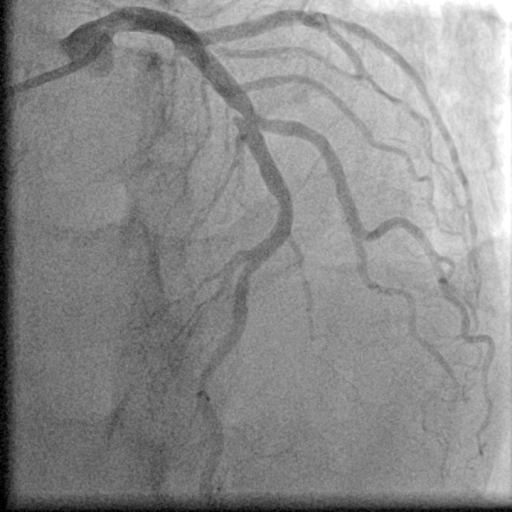
#> input picture data/raw/data/syntax/test/images/102.png, 512 x 512 px
$ python -i pipeline.py   (imports and definitions only)   (older library calls are emulated)
#> lines starting #> are read from the running program, lines starting #| are printed output that depends on the picture
### src/preprocessing.py
"""Preprocessing: validation, normalization, noise reduction."""
from __future__ import annotations

import numpy as np
import cv2
from .config import PipelineConfig, DEFAULT_CONFIG
from .io_utils import to_float32, robust_normalize, validate_16bit


def validate_and_prepare(img: np.ndarray, cfg: PipelineConfig = DEFAULT_CONFIG) -> np.ndarray:
    """Validate input and convert to float32 working representation."""
    ok, msg = validate_16bit(img)
    if not ok:
        raise ValueError(f"Invalid input image: {msg}")
    return to_float32(img)


def denoise(img: np.ndarray, cfg: PipelineConfig = DEFAULT_CONFIG) -> np.ndarray:
    """Lightweight noise reduction that preserves thin vessels.

    Uses small Gaussian blur by default (fast). Bilateral is optional
    but more expensive and disabled for real-time targets.
    """
    if cfg.use_bilateral:
        # Bilateral works on 8-bit; convert carefully
        vis = robust_normalize(img)
        u8 = (vis * 255).astype(np.uint8)
        den = cv2.bilateralFilter(
            u8, cfg.bilateral_d, cfg.bilateral_sigma_color, cfg.bilateral_sigma_space
        )
        # Map back approximately
        return den.astype(np.float32) / 255.0 * (img.max() - img.min()) + img.min()

    k = cfg.gaussian_ksize
    if k % 2 == 0:
        k += 1
    return cv2.GaussianBlur(img, (k, k), cfg.gaussian_sigma)


def normalize_for_processing(
    img: np.ndarray, cfg: PipelineConfig = DEFAULT_CONFIG
) -> np.ndarray:
    """Robust percentile normalization to [0, 1] for subsequent stages."""
    return robust_normalize(img, cfg.percentile_low, cfg.percentile_high)

### src/io_utils.py
"""I/O utilities for 16-bit grayscale medical images."""
from __future__ import annotations

import logging
from pathlib import Path
from typing import Optional, Tuple, Union

import cv2
import numpy as np

logger = logging.getLogger(__name__)


# [23 lines left out: function read_image, not called in this run]


def validate_16bit(img: np.ndarray) -> Tuple[bool, str]:
    """Validate that the image is 16-bit grayscale (or convertible).

    Returns (is_valid, message).
    Accepts uint16 and also float32/64 in [0, 65535] range for intermediate use.
    """
    if img is None or img.size == 0:
        return False, "Empty or None image"
    if img.ndim != 2:
        return False, f"Expected 2D grayscale, got shape {img.shape}"
    if img.dtype == np.uint16:
        return True, "uint16 grayscale"
    if img.dtype == np.uint8:
        return True, "uint8 grayscale (accepted and promoted)"
    if img.dtype == np.int16:
        if int(img.min()) < 0:
            return False, "int16 image contains negative values"
        return True, "int16 grayscale (accepted and promoted)"
    if img.dtype in (np.float32, np.float64):
        if not np.isfinite(img).all():
            return False, "floating-point image contains NaN or infinity"
        if float(img.min()) < 0.0 or float(img.max()) > 65535.0:
            return False, "floating-point image must be in [0, 65535]"
        return True, f"Accepted dtype {img.dtype} (will be handled)"
    return False, f"Unsupported dtype {img.dtype}"


def to_float32(img: np.ndarray) -> np.ndarray:
    """Convert to float32 in original intensity range (no forced 0-1)."""
    if img.dtype == np.float32:
        return img
    return img.astype(np.float32)


def robust_normalize(
    img: np.ndarray,
    p_low: float = 1.0,
    p_high: float = 99.0,
    out_range: Tuple[float, float] = (0.0, 1.0),
) -> np.ndarray:
    """Percentile-based robust normalization to avoid outlier clipping.

    Preserves relative vessel contrast better than min-max on noisy data.
    """
    img = to_float32(img)
    # A bounded sample keeps percentile windowing predictable for live frames.
    flat = img.reshape(-1)
    stride = max(1, flat.size // 65536)
    sample = flat[::stride]
    lo = np.percentile(sample, p_low)
    hi = np.percentile(sample, p_high)
    if hi <= lo:
        hi = lo + 1.0
    out = (img - lo) / (hi - lo)
    out = np.clip(out, 0.0, 1.0)
    if out_range != (0.0, 1.0):
        out = out * (out_range[1] - out_range[0]) + out_range[0]
    return out


# [36 lines left out: functions to_uint16, to_uint8_vis, save_image, not called in this run]

### src/background_suppression.py
"""Background estimation and anatomical structure suppression.

Targets low-frequency background, ribs, spine and large lung fields
while attempting to preserve thin high-frequency vessel structures.
"""
from __future__ import annotations

import numpy as np
import cv2
from .config import PipelineConfig, DEFAULT_CONFIG


def estimate_background(img: np.ndarray, cfg: PipelineConfig = DEFAULT_CONFIG) -> np.ndarray:
    """Estimate large-scale background via heavy Gaussian / box blur.

    Fast approximation of low-frequency illumination and soft-tissue.
    """
    k = cfg.bg_ksize
    if k % 2 == 0:
        k += 1
    # OpenCV GaussianBlur is highly optimized
    return cv2.GaussianBlur(img, (k, k), cfg.bg_sigma)


# [58 lines left out: functions subtract_background, morphological_background_suppression, suppress_large_structures, not called in this run]


def suppress_anatomical_background(
    img: np.ndarray, cfg: PipelineConfig = DEFAULT_CONFIG
) -> tuple[np.ndarray, np.ndarray]:
    """Suppress broad anatomy and return the processed image plus a mask.

    The large Gaussian removes slowly varying lung/soft-tissue illumination.
    A large elliptical opening estimates bright rib/spine structures without
    erasing narrow vessels. The mask is diagnostic and is intentionally kept
    separate from vessel enhancement so the two operations remain inspectable.
    """
    img = np.asarray(img, dtype=np.float32)
    low_frequency = estimate_background(img, cfg)
    high_pass = img - low_frequency

    k = max(3, int(cfg.anatomy_open_ksize) | 1)
    kernel = cv2.getStructuringElement(cv2.MORPH_ELLIPSE, (k, k))
    # Box filtering is substantially faster than a morphology opening on
    # CPU while still estimating broad bright anatomy for attenuation.
    bright_anatomy = cv2.boxFilter(img, -1, (k, k), normalize=True)
    bright_anatomy = np.maximum(bright_anatomy - low_frequency, 0.0)
    anatomy_mask = np.clip(bright_anatomy * (1.0 + 2.0 * cfg.anatomy_suppression), 0.0, 1.0)

    # Keep dark vessel detail while attenuating bright broad structures.
    processed = high_pass - cfg.anatomy_suppression * bright_anatomy
    processed = cv2.GaussianBlur(processed, (3, 3), 0.6)
    processed -= processed.min()
    peak = float(processed.max())
    if peak > 0.0:
        processed /= peak
    return processed.astype(np.float32), anatomy_mask.astype(np.float32)

### src/vessel_enhancement.py
"""Coronary vessel enhancement optimized for real-time CPU execution.

Uses a fast multi-scale morphological + Laplacian-of-Gaussian style
enhancement that approximates vesselness without expensive full
Hessian eigenvalue computation at every scale.
"""
from __future__ import annotations

import numpy as np
import cv2
from .config import PipelineConfig, DEFAULT_CONFIG


def multi_scale_vesselness(
    img: np.ndarray, cfg: PipelineConfig = DEFAULT_CONFIG
) -> np.ndarray:
    """Fast multi-scale vessel enhancement.

    Strategy (speed-first):
    1. Normalize input.
    2. For each scale: Gaussian smooth → Laplacian (LoG-like) to highlight ridges.
    3. Take absolute value and max across scales.
    4. Light morphological close to reconnect thin vessels.
    This is substantially cheaper than full Frangi while still enhancing
    tubular structures of varying widths.
    """
    img_f = img.astype(np.float32)
    mn, mx = float(img_f.min()), float(img_f.max())
    if mx > mn:
        img_f = (img_f - mn) / (mx - mn)
    else:
        return np.zeros_like(img_f)

    vessel_map = np.zeros_like(img_f)
    for sigma in cfg.vessel_scales:
        ksize = max(3, int(4 * sigma + 1) | 1)
        blurred = cv2.GaussianBlur(img_f, (ksize, ksize), sigma)
        # Laplacian approximates second derivative (ridges / edges)
        lap = cv2.Laplacian(blurred, cv2.CV_32F, ksize=3)
        # Dark vessels produce positive response after sign flip of residual
        resp = np.abs(lap)
        vessel_map = np.maximum(vessel_map, resp)

    # Normalize response
    vmax = vessel_map.max()
    if vmax > 0:
        vessel_map /= vmax

    return vessel_map.astype(np.float32)


def enhance_vessels(
    img: np.ndarray, cfg: PipelineConfig = DEFAULT_CONFIG
) -> np.ndarray:
    """Fast vessel enhancement combining multi-scale LoG + morphology."""
    vmap = multi_scale_vesselness(img, cfg)

    k = cfg.vessel_morph_size
    if k % 2 == 0:
        k += 1
    kernel = cv2.getStructuringElement(cv2.MORPH_ELLIPSE, (k, k))
    vmap_u8 = (np.clip(vmap, 0, 1) * 255).astype(np.uint8)
    vmap_u8 = cv2.morphologyEx(vmap_u8, cv2.MORPH_CLOSE, kernel, iterations=1)
    return vmap_u8.astype(np.float32) / 255.0


def clahe_enhance(img: np.ndarray, cfg: PipelineConfig = DEFAULT_CONFIG) -> np.ndarray:
    """Fast contrast enhancement, with optional CLAHE for offline use."""
    img_f = img.astype(np.float32)
    mn, mx = float(img_f.min()), float(img_f.max())
    if mx <= mn:
        return img_f
    u8 = ((img_f - mn) / (mx - mn) * 255).astype(np.uint8)
    if cfg.use_clahe:
        clahe = cv2.createCLAHE(
            clipLimit=cfg.clahe_clip_limit, tileGridSize=cfg.clahe_tile_grid
        )
        enhanced = clahe.apply(u8)
    else:
        enhanced = cv2.equalizeHist(u8)
    return enhanced.astype(np.float32) / 255.0 * (mx - mn) + mn

### src/postprocessing.py
"""Post-processing and output generation."""
from __future__ import annotations

import numpy as np
import cv2
from .config import PipelineConfig, DEFAULT_CONFIG
from .io_utils import to_uint16, to_uint8_vis


def fuse_enhancement(
    residual: np.ndarray,
    vessel_map: np.ndarray,
    original_norm: np.ndarray | None = None,
    alpha: float = 0.7,
) -> np.ndarray:
    """Fuse background-suppressed residual with vesselness map.

    Produces a final enhanced image emphasizing vessels.
    """
    # Normalize residual to [0,1]
    r = residual.astype(np.float32)
    rmin, rmax = r.min(), r.max()
    if rmax > rmin:
        r = (r - rmin) / (rmax - rmin)
    else:
        r = np.zeros_like(r)

    v = np.clip(vessel_map, 0.0, 1.0)

    # Weighted combination: residual provides anatomy context, vessel_map boosts vessels
    fused = (1.0 - alpha) * r + alpha * v
    # Optional slight original blend for continuity
    if original_norm is not None:
        fused = 0.85 * fused + 0.15 * original_norm
    return np.clip(fused, 0.0, 1.0)


# [30 lines left out: functions refine_mask, prepare_outputs, not called in this run]

### src/pipeline.py
"""End-to-end coronary artery processing pipeline.

Designed for ≤36 ms/frame on CPU for typical 512×512 16-bit frames.
"""
from __future__ import annotations

import time
from typing import Dict, Optional, Tuple

import numpy as np
import cv2

from .config import PipelineConfig, DEFAULT_CONFIG
from .io_utils import validate_16bit, to_float32, robust_normalize, to_uint8_vis
from .preprocessing import validate_and_prepare, denoise, normalize_for_processing
from .background_suppression import suppress_anatomical_background
from .vessel_enhancement import enhance_vessels, clahe_enhance, multi_scale_vesselness
from .postprocessing import fuse_enhancement


class CoronaryPipeline:
    """Stateful pipeline object; reuses kernels and config for repeated calls."""

    def __init__(self, config: Optional[PipelineConfig] = None):
        self.cfg = config or DEFAULT_CONFIG
        self._warmed = False

    def warm_up(self, shape: Tuple[int, int] = (512, 512)) -> None:
        """Run a dummy pass to trigger OpenCV/NumPy initialization."""
        dummy = np.random.randint(0, 40000, shape, dtype=np.uint16)
        _ = self.process(dummy)
        self._warmed = True

    def process(
        self, img: np.ndarray, return_intermediates: bool = False
    ) -> Dict[str, np.ndarray]:
        """Process a single frame end-to-end.

        Returns dict with keys:
          - raw
          - processed   (after background / anatomical suppression)
          - enhanced    (final vessel-enhanced result)
          - latency_ms  (measured inside this call)
          and optional intermediates if requested.
        """
        t0 = time.perf_counter()

        # 1. Validation & float conversion
        work = validate_and_prepare(img, self.cfg)

        # Optional downscale for very large images (disabled by default)
        orig_shape = work.shape
        scale = 1.0
        if self.cfg.enable_downscale and max(orig_shape) > self.cfg.max_image_side:
            scale = self.cfg.max_image_side / max(orig_shape)
            new_w = int(orig_shape[1] * scale)
            new_h = int(orig_shape[0] * scale)
            work = cv2.resize(work, (new_w, new_h), interpolation=cv2.INTER_AREA)

        # 2. Noise reduction (lightweight)
        denoised = denoise(work, self.cfg)

        # 3. Robust normalization to [0,1]
        norm = normalize_for_processing(denoised, self.cfg)

        # 4. Background estimation + subtraction (ribs, spine, lungs, soft tissue)
        residual, anatomy_mask = suppress_anatomical_background(norm, self.cfg)

        # 5. Vessel enhancement (multi-scale vesselness)
        vessel_map = enhance_vessels(residual, self.cfg)

        # 6. Local contrast (CLAHE) on residual for additional detail
        residual_clahe = clahe_enhance(residual, self.cfg)

        # 7. Fuse
        enhanced = fuse_enhancement(residual_clahe, vessel_map, original_norm=norm, alpha=0.65)

        # Upscale back if needed
        if scale < 1.0:
            residual = cv2.resize(residual, (orig_shape[1], orig_shape[0]), interpolation=cv2.INTER_LINEAR)
            enhanced = cv2.resize(enhanced, (orig_shape[1], orig_shape[0]), interpolation=cv2.INTER_LINEAR)
            vessel_map = cv2.resize(vessel_map, (orig_shape[1], orig_shape[0]), interpolation=cv2.INTER_LINEAR)
            anatomy_mask = cv2.resize(anatomy_mask, (orig_shape[1], orig_shape[0]), interpolation=cv2.INTER_LINEAR)

        latency_ms = (time.perf_counter() - t0) * 1000.0

        result = {
            "raw": img if img.dtype == np.uint16 else to_float32(img),
            "processed": residual,       # background-suppressed
            "enhanced": enhanced,        # vessel-enhanced
            "vessel_map": vessel_map,
            "anatomy_mask": anatomy_mask,
            "working_shape": np.array(work.shape, dtype=np.int32),
            "latency_ms": latency_ms,
        }
        if return_intermediates:
            result["denoised"] = denoised
            result["normalized"] = norm
        return result

    def process_to_vis(self, img: np.ndarray) -> Dict[str, np.ndarray]:
        """Convenience: returns uint8 visualization images + latency."""
        out = self.process(img)
        return {
            "raw_vis": to_uint8_vis(out["raw"]),
            "processed_vis": to_uint8_vis(out["processed"]),
            "enhanced_vis": to_uint8_vis(out["enhanced"]),
            "latency_ms": out["latency_ms"],
        }


def process_frame(
    img: np.ndarray, config: Optional[PipelineConfig] = None
) -> Dict[str, np.ndarray]:
    """Functional API for a single frame."""
    pipe = CoronaryPipeline(config)
    return pipe.process(img)

>>> import cv2
>>> picture = cv2.imread('../data/raw/data/syntax/test/images/102.png', cv2.IMREAD_GRAYSCALE)
#> picture is the input picture: shape (512, 512); min 0, max 255, mean 140.2
>>> result = CoronaryPipeline().process(picture)
#> in validate_and_prepare, `ok, msg = validate_16bit(img)`: ok = True; msg = 'uint8 grayscale (accepted and promoted)'
#> in robust_normalize, `lo = np.percentile(sample, p_low)`: lo = 24.89
#> in robust_normalize, `hi = np.percentile(sample, p_high)`: hi = 245.5
#> in suppress_anatomical_background, `high_pass = img - low_frequency`:
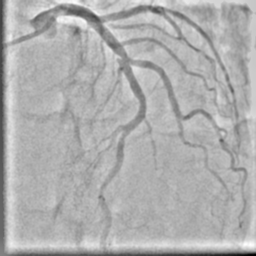
#> high_pass: shape (256, 256) float32; min -0.472, max 0.215, mean -0.000777; drawn with min black and max white
#> in suppress_anatomical_background, `processed -= processed.min()`:
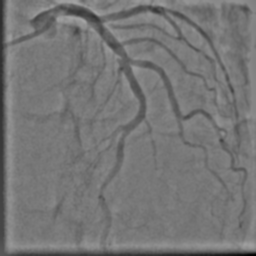
#> processed: shape (256, 256) float32; min 0, max 0.646, mean 0.464
#> in suppress_anatomical_background, `peak = float(processed.max())`: peak = 0.646
#> in multi_scale_vesselness, `mn, mx = float(img_f.min()), float(img_f.max())`: mn = 0; mx = 1
#> the loop in multi_scale_vesselness, `for sigma in cfg.vessel_scales:` made 2 passes
#> pass 1, in multi_scale_vesselness, `lap = cv2.Laplacian(blurred, cv2.CV_32F, ksize=3)`:
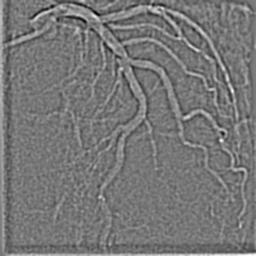
#> lap: shape (256, 256) float32; min -0.373, max 0.423, mean 0.000714; drawn with min black and max white
#> pass 1, in multi_scale_vesselness, `resp = np.abs(lap)`:
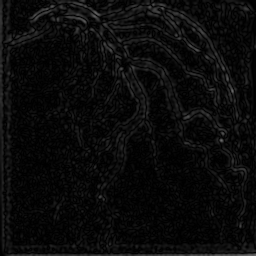
#> resp: shape (256, 256) float32; min 3.34e-06, max 0.423, mean 0.0432
#> in multi_scale_vesselness, `vmax = vessel_map.max()`: vmax = 0.423
#> in enhance_vessels, `vmap_u8 = cv2.morphologyEx(vmap_u8, cv2.MORPH_CLOSE, kernel, iteration..`:
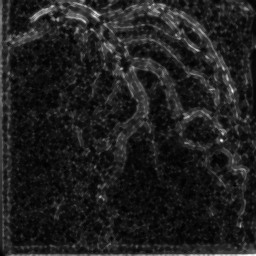
#> vmap_u8: shape (256, 256); min 1, max 255, mean 31.6
#> in clahe_enhance, `mn, mx = float(img_f.min()), float(img_f.max())`: mn = 0; mx = 1
#> in clahe_enhance, `enhanced = cv2.equalizeHist(u8)`:
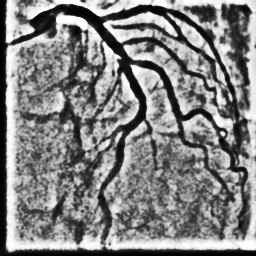
#> enhanced: shape (256, 256); min 0, max 255, mean 130.2
#> in fuse_enhancement, `rmin, rmax = r.min(), r.max()`: rmin = 0; rmax = 1
#> in fuse_enhancement, `fused = 0.85 * fused + 0.15 * original_norm`:
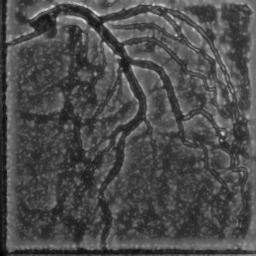
#> fused: shape (256, 256) float32; min 0.0215, max 0.886, mean 0.299
#> result = 7 items

$ run again, on data/raw/data/syntax/test/images/119.png
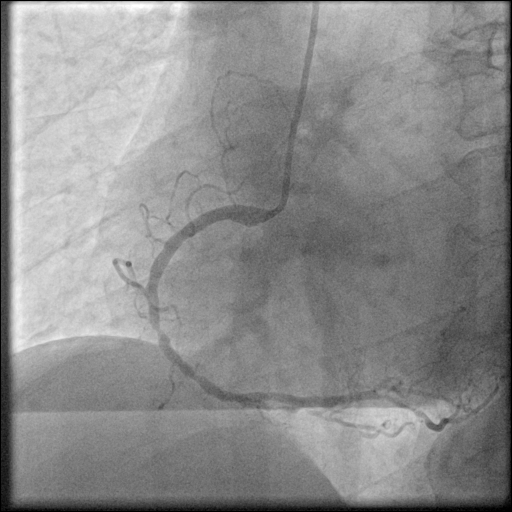
#> input picture data/raw/data/syntax/test/images/119.png, 512 x 512 px
#> picture is the input picture: shape (512, 512); min 0, max 255, mean 139.7
#> ok = True; msg = 'uint8 grayscale (accepted and promoted)'
#> lo = 28.04
#> hi = 220.8
#> peak = 0.917
#> in multi_scale_vesselness, `mn, mx = float(img_f.min()), float(img_f.max())`: mn = 0; mx = 1
#> vmax = 0.58
#> in clahe_enhance, `mn, mx = float(img_f.min()), float(img_f.max())`: mn = 0; mx = 1
#> in clahe_enhance, `enhanced = cv2.equalizeHist(u8)`:
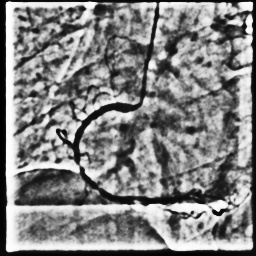
#> enhanced: shape (256, 256); min 0, max 255, mean 130.9
#> rmin = 0; rmax = 1
#> in fuse_enhancement, `fused = 0.85 * fused + 0.15 * original_norm`:
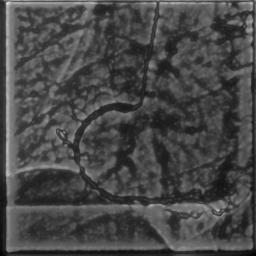
#> fused: shape (256, 256) float32; min 0.0182, max 0.883, mean 0.282
#> result = 7 items

$ run again, on data/raw/data/syntax/test/images/129.png
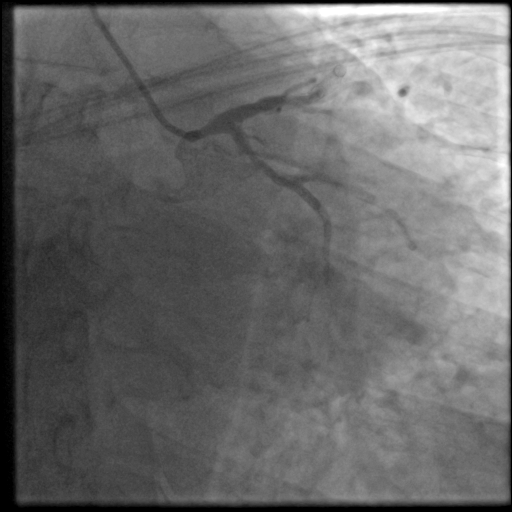
#> input picture data/raw/data/syntax/test/images/129.png, 512 x 512 px
#> picture is the input picture: shape (512, 512); min 0, max 255, mean 105
#> ok = True; msg = 'uint8 grayscale (accepted and promoted)'
#> lo = 1.25
#> hi = 221.3
#> peak = 1.07
#> in multi_scale_vesselness, `mn, mx = float(img_f.min()), float(img_f.max())`: mn = 0; mx = 1
#> vmax = 0.842
#> in clahe_enhance, `mn, mx = float(img_f.min()), float(img_f.max())`: mn = 0; mx = 1
#> in clahe_enhance, `enhanced = cv2.equalizeHist(u8)`:
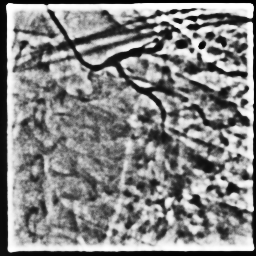
#> enhanced: shape (256, 256); min 0, max 255, mean 132.4
#> rmin = 0; rmax = 1
#> in fuse_enhancement, `fused = 0.85 * fused + 0.15 * original_norm`:
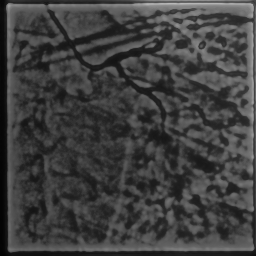
#> fused: shape (256, 256) float32; min 0.014, max 0.727, mean 0.249
#> result = 7 items

$ run again, on data/raw/data/syntax/test/images/150.png
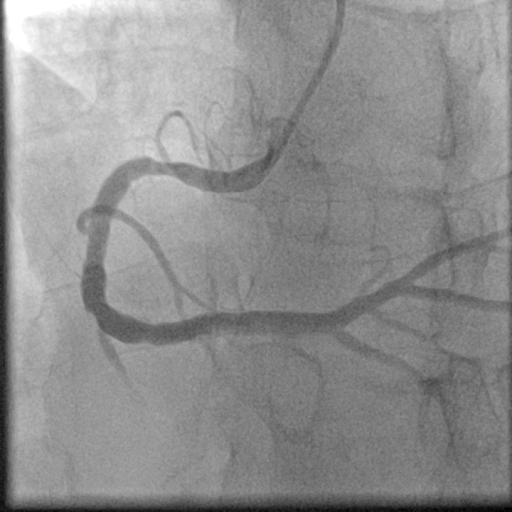
#> input picture data/raw/data/syntax/test/images/150.png, 512 x 512 px
#> picture is the input picture: shape (512, 512); min 0, max 255, mean 143.1
#> ok = True; msg = 'uint8 grayscale (accepted and promoted)'
#> lo = 42.66
#> hi = 231.9
#> peak = 0.839
#> in multi_scale_vesselness, `mn, mx = float(img_f.min()), float(img_f.max())`: mn = 0; mx = 1
#> vmax = 0.79
#> in clahe_enhance, `mn, mx = float(img_f.min()), float(img_f.max())`: mn = 0; mx = 1
#> rmin = 0; rmax = 1
#> in fuse_enhancement, `fused = 0.85 * fused + 0.15 * original_norm`:
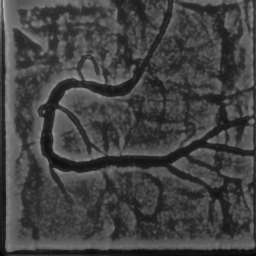
#> fused: shape (256, 256) float32; min 0.0242, max 0.698, mean 0.262
#> result = 7 items
